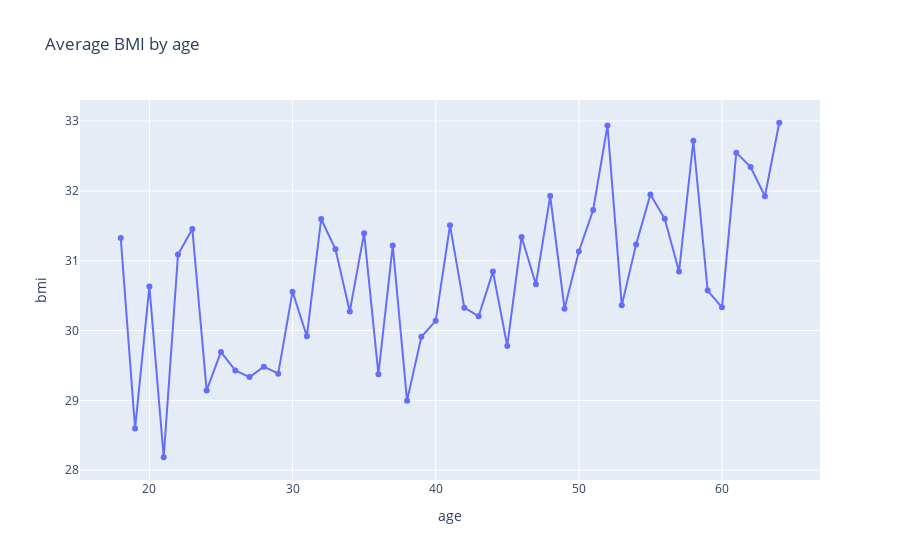

The code cell stored with this chart in its notebook:
### Code cell
#Average BMI by age
bmi_age = df.groupby('age')['bmi'].mean().reset_index()

fig_bmi_age = px.line(bmi_age, x= 'age', y= 'bmi', title= 'Average BMI by age', markers= True)
fig_bmi_age

### Figure 1 — Plotly figure (JSON) as saved in the notebook; plotly's stock layout.template omitted (floating-point values rounded to 4 significant figures)
{"data": [{"hovertemplate": "age=%{x}<br>bmi=%{y}<extra></extra>", "legendgroup": "", "line": {"color": "#636efa", "dash": "solid"}, "marker": {"symbol": "circle"}, "mode": "lines+markers", "name": "", "orientation": "v", "showlegend": false, "type": "scatter", "x": [18, 19, 20, 21, 22, 23, 24, 25, 26, 27, 28, 29, 30, 31, 32, 33, 34, 35, 36, 37, 38, 39, 40, 41, 42, 43, 44, 45, 46, 47, 48, 49, 50, 51, 52, 53, 54, 55, 56, 57, 58, 59, 60, 61, 62, 63, 64], "xaxis": "x", "y": [31.33, 28.6, 30.63, 28.19, 31.09, 31.45, 29.14, 29.69, 29.43, 29.33, 29.48, 29.38, 30.56, 29.92, 31.6, 31.16, 30.27, 31.39, 29.37, 31.22, 29.0, 29.91, 30.14, 31.51, 30.33, 30.2, 30.84, 29.78, 31.34, 30.66, 31.93, 30.31, 31.13, 31.73, 32.94, 30.36, 31.23, 31.95, 31.6, 30.84, 32.72, 30.57, 30.33, 32.55, 32.34, 31.92, 32.98], "yaxis": "y"}], "layout": {"legend": {"tracegroupgap": 0}, "title": {"text": "Average BMI by age"}, "xaxis": {"anchor": "y", "domain": [0, 1], "title": {"text": "age"}}, "yaxis": {"anchor": "x", "domain": [0, 1], "title": {"text": "bmi"}}}}
